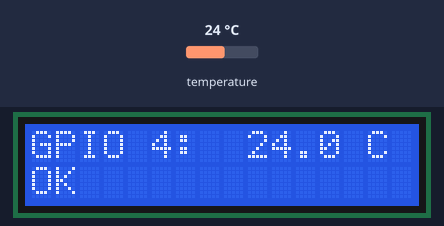
Recording of a sketch running on a simulated ESP32. Shown: 16×2 character LCD. The inputs (shaded band) are chosen by the test bench; at power-on: temperature 24 °C. What the sketch prints to the serial monitor is not drawn.

Above: at 2.4 s.
2.5 s: temperature set to 12 °C
At 3.5 s:
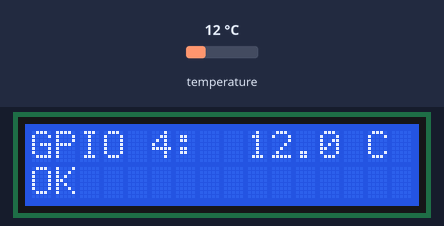
4.3 s: temperature set to 19 °C
At 5.9 s:
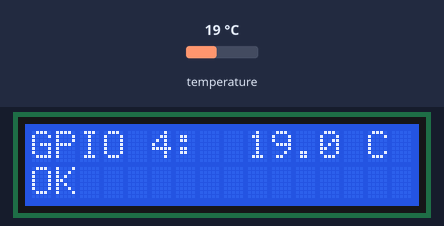
6.4 s: temperature set to 28 °C
At 8.3 s:
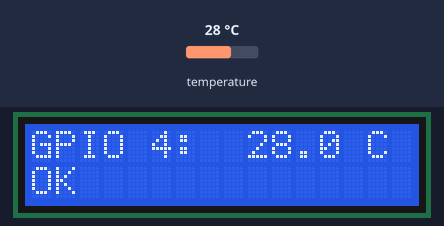
Timing chart, 0 to 9.8 s (numbered marks = the images above; inputs shaded):
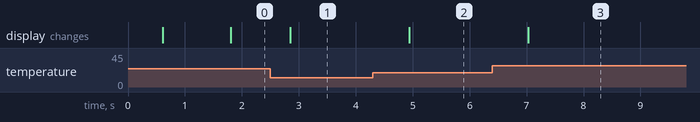

Measured:
- after the input at 2.5 s, the display: changes after 0.35 s (image 1)
- after the input at 4.3 s, the display: changes after 0.64 s (image 2)
- after the input at 6.4 s, the display: changes after 0.63 s (image 3)

The sketch:

main.ino
```cpp
#include <Arduino.h>
#include <LiquidCrystal_I2C.h>
#include <Wire.h>

#include "ThermalSensor.h"

constexpr uint8_t I2C_SDA = 21;
constexpr uint8_t I2C_SCL = 22;
constexpr uint8_t LCD_ADDR = 0x27;  // если пусто — попробуй 0x3F

constexpr uint8_t SENSOR_PIN = 4;
constexpr uint32_t READ_INTERVAL_MS = 1000;

LiquidCrystal_I2C lcd(LCD_ADDR, 16, 2);
ThermalSensor sensor(SENSOR_PIN);

uint32_t lastReadMs = 0;

void scanI2C() {
    Serial.println("I2C scan:");
    uint8_t found = 0;
    for (uint8_t addr = 1; addr < 127; addr++) {
        Wire.beginTransmission(addr);
        if (Wire.endTransmission() == 0) {
            Serial.printf("  0x%02X\n", addr);
            found++;
        }
    }
    if (found == 0) {
        Serial.println("  no devices");
    }
}

void setup() {
    Serial.begin(115200);
    Wire.begin(I2C_SDA, I2C_SCL);

    lcd.init();
    lcd.backlight();
    lcd.clear();
    lcd.print("DS18B20 GPIO 4");
    delay(500);
    lcd.clear();

    scanI2C();
}

void loop() {
    const uint32_t now = millis();
    if (now - lastReadMs < READ_INTERVAL_MS) {
        delay(50);
        return;
    }
    lastReadMs = now;

    const float tempC = sensor.read();

    lcd.setCursor(0, 0);
    char line0[17];
    if (isnan(tempC)) {
        snprintf(line0, sizeof(line0), "GPIO%2u: no sensor", SENSOR_PIN);
    } else {
        snprintf(line0, sizeof(line0), "GPIO%2u: %5.1f C", SENSOR_PIN, tempC);
    }
    lcd.print(line0);

    lcd.setCursor(0, 1);
    lcd.print(isnan(tempC) ? "check wiring    " : "OK              ");

    if (isnan(tempC)) {
        Serial.printf("GPIO%u: no sensor\n", SENSOR_PIN);
    } else {
        Serial.printf("GPIO%u: %.1f C\n", SENSOR_PIN, tempC);
    }
}
```

ThermalSensor.h
```cpp
#pragma once

#include <Arduino.h>
#include <DallasTemperature.h>
#include <OneWire.h>

class ThermalSensor {
    const int pin;
    OneWire oneWire;
    DallasTemperature sensors;

  public:
    ThermalSensor(int pin) : pin(pin), oneWire(pin), sensors(&oneWire) {
        pinMode(pin, INPUT_PULLUP);
        sensors.begin();
    }

    float read() {
        if (sensors.getDeviceCount() == 0) {
            sensors.begin();
        }
        if (sensors.getDeviceCount() == 0) {
            return NAN;
        }

        sensors.requestTemperatures();
        float tempC = sensors.getTempCByIndex(0);
        if (tempC == DEVICE_DISCONNECTED_C) {
            return NAN;
        }
        return tempC;
    }
};
```
